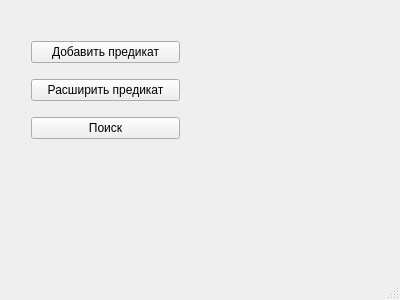
<?xml version="1.0" encoding="UTF-8"?>
<ui version="4.0">
 <class>MainWindow</class>
 <widget class="QMainWindow" name="MainWindow">
  <property name="geometry">
   <rect>
    <x>0</x>
    <y>0</y>
    <width>400</width>
    <height>300</height>
   </rect>
  </property>
  <property name="minimumSize">
   <size>
    <width>400</width>
    <height>300</height>
   </size>
  </property>
  <property name="maximumSize">
   <size>
    <width>400</width>
    <height>300</height>
   </size>
  </property>
  <property name="windowTitle">
   <string>MainWindow</string>
  </property>
  <widget class="QWidget" name="centralWidget">
   <widget class="QWidget" name="layoutWidget">
    <property name="geometry">
     <rect>
      <x>20</x>
      <y>20</y>
      <width>171</width>
      <height>141</height>
     </rect>
    </property>
    <layout class="QVBoxLayout" name="verticalLayout">
     <item>
      <widget class="QPushButton" name="addPredButton">
       <property name="enabled">
        <bool>true</bool>
       </property>
       <property name="font">
        <font>
         <pointsize>9</pointsize>
         <strikeout>false</strikeout>
        </font>
       </property>
       <property name="mouseTracking">
        <bool>false</bool>
       </property>
       <property name="text">
        <string>Добавить предикат</string>
       </property>
      </widget>
     </item>
     <item>
      <widget class="QPushButton" name="extendPredButton">
       <property name="enabled">
        <bool>true</bool>
       </property>
       <property name="font">
        <font>
         <pointsize>9</pointsize>
         <strikeout>false</strikeout>
        </font>
       </property>
       <property name="mouseTracking">
        <bool>false</bool>
       </property>
       <property name="text">
        <string>Расширить предикат</string>
       </property>
      </widget>
     </item>
     <item>
      <widget class="QPushButton" name="searchButton">
       <property name="enabled">
        <bool>true</bool>
       </property>
       <property name="font">
        <font>
         <pointsize>9</pointsize>
         <strikeout>false</strikeout>
        </font>
       </property>
       <property name="mouseTracking">
        <bool>false</bool>
       </property>
       <property name="text">
        <string>Поиск</string>
       </property>
      </widget>
     </item>
    </layout>
   </widget>
  </widget>
  <widget class="QStatusBar" name="statusBar"/>
 </widget>
 <layoutdefault spacing="6" margin="11"/>
 <resources/>
 <connections/>
</ui>
